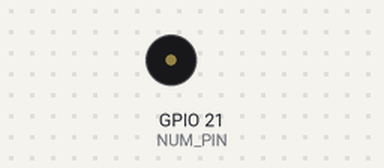
A program run on a simulated Raspberry Pi (BCM pin numbers). Parts: buzzer (waves = sounding). At 3.6 s the program stops and its outputs stay as they are.

Above: at 0.15 s.
At 2.42 s:
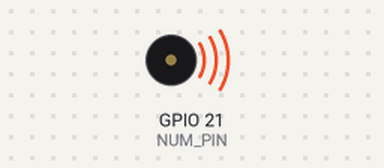
Timing chart, 0 to 4.1 s (numbered marks = the images above):
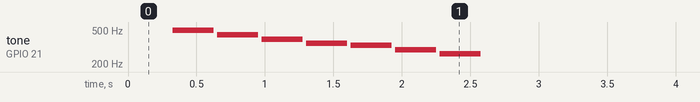

The program:

beep_shutdown.py
```python
# coding: utf-8
import RPi.GPIO as GPIO
import time

def beep(Hz,pwm):
    pwm.start(TIME_DUTY)
    pwm.ChangeFrequency(Hz)
    time.sleep(TIME_DURATION)
    pwm.stop()
    time.sleep(0.025)

def sound_shutdown(pwm):
    beep(NOTE_C4, pwm)
    beep(NOTE_B3, pwm)
    beep(NOTE_A3, pwm)
    beep(NOTE_G3, pwm)
    beep(NOTE_F3, pwm)
    beep(NOTE_E3, pwm)
    beep(NOTE_D3, pwm)
    beep(NOTE_C3, pwm)
    time.sleep(1)

NUM_PIN = 21
TIME_DURATION = 0.3
TIME_DUTY = 40

NOTE_C3 = 262 # Do
NOTE_D3 = 294 # Re
NOTE_E3 = 330 # Mi
NOTE_F3 = 349 # Fa
NOTE_G3 = 392 # So
NOTE_A3 = 440 # La
NOTE_B3 = 494 # Si
NOTE_C4 = 523 # Do

GPIO.setmode(GPIO.BCM)
GPIO.setup(NUM_PIN, GPIO.OUT, initial = GPIO.LOW)

pwm = GPIO.PWM(NUM_PIN, 1)
sound_shutdown(pwm)
GPIO.cleanup()
```

Measured:
- by itself, tone on GPIO 21 (NUM_PIN): plays 494 Hz for 0.30 s, 440 Hz for 0.30 s, 392 Hz for 0.30 s, 349 Hz for 0.30 s, 330 Hz for 0.30 s, 294 Hz for 0.30 s … (7 notes in this stretch)
